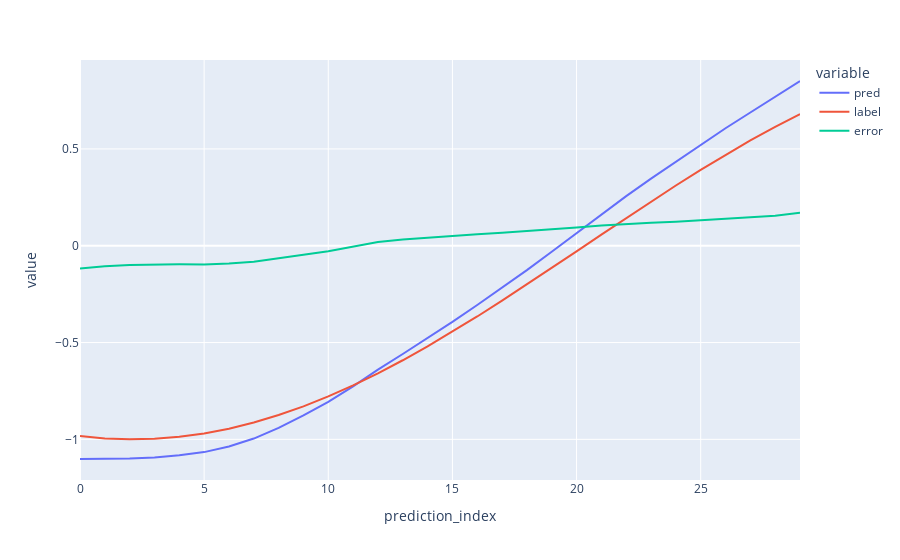

Notebook source saved alongside this figure:
### Code cell
plot_df ={'prediction_index': np.arange(pred_horizon),
          'pred': output[:pred_horizon],
          'label': label_test[:pred_horizon],
          'error': output[:pred_horizon]-label_test[:pred_horizon]}

fig = px.line(plot_df, x='prediction_index', y=['pred','label','error'])
fig.show()

### Figure 1 — Plotly figure (JSON) as saved in the notebook; plotly's stock layout.template omitted (floating-point values rounded to 4 significant figures)
{"data": [{"hovertemplate": "variable=pred<br>prediction_index=%{x}<br>value=%{y}<extra></extra>", "legendgroup": "pred", "line": {"color": "#636efa", "dash": "solid"}, "mode": "lines", "name": "pred", "orientation": "v", "showlegend": true, "type": "scatter", "x": [0, 1, 2, 3, 4, 5, 6, 7, 8, 9, 10, 11, 12, 13, 14, 15, 16, 17, 18, 19, 20, 21, 22, 23, 24, 25, 26, 27, 28, 29], "xaxis": "x", "y": [-1.101, -1.102, -1.099, -1.093, -1.083, -1.066, -1.037, -0.996, -0.9412, -0.8761, -0.8065, -0.7263, -0.6396, -0.5591, -0.4773, -0.3934, -0.3063, -0.2174, -0.1257, -0.0308, 0.06538, 0.1614, 0.2561, 0.3469, 0.435, 0.523, 0.6068, 0.6882, 0.7692, 0.8508], "yaxis": "y"}, {"hovertemplate": "variable=label<br>prediction_index=%{x}<br>value=%{y}<extra></extra>", "legendgroup": "label", "line": {"color": "#EF553B", "dash": "solid"}, "mode": "lines", "name": "label", "orientation": "v", "showlegend": true, "type": "scatter", "x": [0, 1, 2, 3, 4, 5, 6, 7, 8, 9, 10, 11, 12, 13, 14, 15, 16, 17, 18, 19, 20, 21, 22, 23, 24, 25, 26, 27, 28, 29], "xaxis": "x", "y": [-0.9831, -0.9952, -0.9999, -0.9972, -0.987, -0.9695, -0.9448, -0.913, -0.8745, -0.8294, -0.7782, -0.7212, -0.6588, -0.5915, -0.5198, -0.4442, -0.3654, -0.2838, -0.2001, -0.1149, -0.02887, 0.05738, 0.1432, 0.228, 0.311, 0.3918, 0.4696, 0.544, 0.6143, 0.68], "yaxis": "y"}, {"hovertemplate": "variable=error<br>prediction_index=%{x}<br>value=%{y}<extra></extra>", "legendgroup": "error", "line": {"color": "#00cc96", "dash": "solid"}, "mode": "lines", "name": "error", "orientation": "v", "showlegend": true, "type": "scatter", "x": [0, 1, 2, 3, 4, 5, 6, 7, 8, 9, 10, 11, 12, 13, 14, 15, 16, 17, 18, 19, 20, 21, 22, 23, 24, 25, 26, 27, 28, 29], "xaxis": "x", "y": [-0.1177, -0.1063, -0.09933, -0.0961, -0.09558, -0.0964, -0.09235, -0.08297, -0.0667, -0.04663, -0.02825, -0.005134, 0.01923, 0.03237, 0.04252, 0.05086, 0.05911, 0.06642, 0.07441, 0.08412, 0.09426, 0.104, 0.1128, 0.119, 0.124, 0.1312, 0.1372, 0.1442, 0.155, 0.1708], "yaxis": "y"}], "layout": {"legend": {"title": {"text": "variable"}, "tracegroupgap": 0}, "margin": {"t": 60}, "xaxis": {"anchor": "y", "domain": [0, 1], "title": {"text": "prediction_index"}}, "yaxis": {"anchor": "x", "domain": [0, 1], "title": {"text": "value"}}}}
